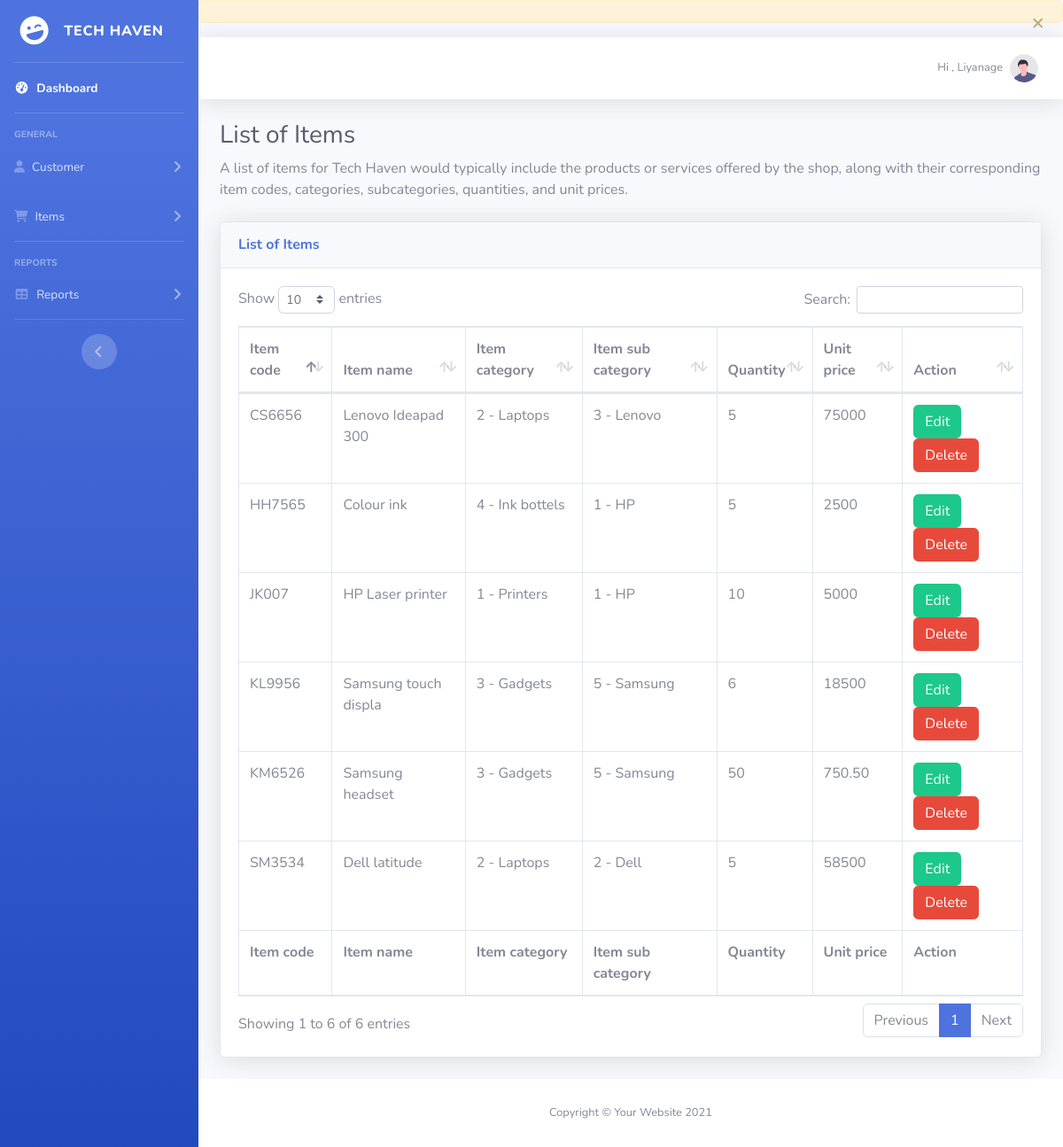
The app's page /Item_List.php (signed in) with its own data.
### tables this page shows
CREATE TABLE `users` (
  `user_id` int(2) NOT NULL,
  `username` varchar(20) NOT NULL,
  `password_hash` varchar(250) NOT NULL
);

CREATE TABLE `item` (
  `id` int(11) NOT NULL,
  `item_code` varchar(20) NOT NULL,
  `item_category` varchar(20) NOT NULL,
  `item_subcategory` varchar(20) NOT NULL,
  `item_name` varchar(20) NOT NULL,
  `quantity` varchar(20) NOT NULL,
  `unit_price` varchar(20) NOT NULL
);

CREATE TABLE `item_category` (
  `id` int(11) NOT NULL,
  `category` varchar(100) NOT NULL
);

CREATE TABLE `item_subcategory` (
  `id` int(11) NOT NULL,
  `sub_category` varchar(100) NOT NULL
);

### Item_List.php (the view, shortened to what this page needs)
<?php
require_once( 'database_conn.php' ); ?>
<!DOCTYPE html>
<html lang="en">
<head>
    <link href="vendor/fontawesome-free/css/all.min.css" rel="stylesheet" type="text/css">
    <link href="css/sb-admin-2.min.css" rel="stylesheet">
    <link href="vendor/datatables/dataTables.bootstrap4.min.css" rel="stylesheet">
    <link href="css/style.css" rel="stylesheet">
</head>
<body id="page-top">
    <div id="wrapper">
        <?php require_once('Side_bar.php'); ?>
        <div id="content-wrapper" class="d-flex flex-column">
            <div id="content">
                <?php require_once('Topbar.php'); ?>
                <div class="container-fluid">
                    <h1 class="h3 mb-2 text-gray-800">List of Items</h1>
                    <p class="mb-4">A list of items for Tech Haven would typically include the products or services offered by the shop, along with their corresponding item codes, categories, subcategories, quantities, and unit prices.</p>
                    <div class="card shadow mb-4">
                        <div class="card-header py-3">
                            <h6 class="m-0 font-weight-bold text-primary">List of Items</h6>
                        </div>
                        <div class="card-body">
                            <div class="table-responsive">
                                <table class="table table-bordered" id="dataTable" width="100%" cellspacing="0">
                                    <thead>
                                        <tr>
                                            <th>Item code</th>
                                            <th>Item name</th>
                                            <th>Item category</th>
                                            <th>Item sub category</th>
                                            <th>Quantity</th>
                                            <th>Unit price</th>
                                            <th>Action</th>
                                        </tr>
                                    </thead>
                                    <tfoot>
                                        <tr>
                                             <th>Item code</th>
                                            <th>Item name</th>
                                            <th>Item category</th>
                                            <th>Item sub category</th>
                                            <th>Quantity</th>
                                            <th>Unit price</th>
                                            <th>Action</th>
                                        </tr>
                                    </tfoot>
                                    <tbody>
                                    <?php
                                    $sql_query = "SELECT item.id AS item_id, item_code, item_name, item_category, item_subcategory, quantity, unit_price, category, sub_category
                                    FROM item
                                    JOIN item_category ON item.item_category = item_category.id
                                    JOIN item_subcategory ON item.item_subcategory = item_subcategory.id";
                                    $sql_query_result=$database_connection->query($sql_query);
                                    if ($sql_query_result->num_rows>0) {
                                        while ($data_row=$sql_query_result->fetch_assoc()) {
                                            ?>
                                        <tr>
                                            <td><?php echo $data_row['item_code']; ?></td>
                                            <td><?php echo $data_row['item_name']; ?></td>
                                            <td><?php echo $data_row['item_category']." - ".$data_row['category']; ?></td>
                                            <td><?php echo $data_row['item_subcategory']." - ".$data_row['sub_category']; ?></td>
                                            <td><?php echo $data_row['quantity']; ?></td>
                                            <td><?php echo $data_row['unit_price']; ?></td>
                                            <td>
                                                <a href="Item_Update_UI.php?item_id=<?php echo $data_row['item_id'];?>"><button
                                                        type="button" class="btn btn-success" data-toggle="button"
                                                        aria-pressed="false" autocomplete="off">
                                                        Edit
                                                    </button></a>
                                                <a
                                                    href="Item_Delete.php?item_id=<?php echo $data_row['item_id'];?>"><button
                                                        type="button" data-bs-toggle="modal"
                                                        data-bs-target="#exampleModal" class="btn btn-danger"
                                                        aria-pressed="false" autocomplete="off">
                                                        Delete
                                                    </button></a>
                                            </td>
                                        </tr>
                                        <?php
                                        }
                                    }else {
                                        header( 'location:Customers_list.php?msg=Can`t find data' );
                                    }
                                    ?>
                                    </tbody>
                                </table>
                            </div>
                        </div>
                    </div>
                </div>
            </div>
            <?php require_once('Footer.php'); ?>
        </div>
    </div>
</body>
</html>

### Topbar.php (shortened to what this page needs)
<?php
require "database_conn.php";
$user_id = $_COOKIE['user_id'];
if (isset($user_id) && $user_id !== "") {
    $sql = "SELECT * FROM users WHERE user_id = $user_id";
    $result = $database_connection->query($sql);
    if ($result) {
        if ($result->num_rows > 0) {
            $user_data = $result->fetch_assoc();
            $logged_user_name = $user_data['username'];
        } else {
            $logged_user_name = "";
        }
    } else {
        $logged_user_name = "";
        echo "Error in query: " . $database_connection->error;
    }
} else {
    exit;
}
?>
<link href="scss\_alert.scss" rel="stylesheet">
<div class="alert alert-warning alert-dismissible fade show" role="alert" tabindex="-1">
    <button type="button" class="close" data-dismiss="alert" aria-label="Close">
        <span aria-hidden="true">&times;</span>
    </button>
</div>
<nav class='navbar navbar-expand navbar-light bg-white topbar mb-4 static-top shadow'>
    <ul class='navbar-nav ml-auto'>
        <li class='nav-item dropdown no-arrow'>
            <a class='nav-link dropdown-toggle' href='#' id='userDropdown' role='button' data-toggle='dropdown'
                aria-haspopup='true' aria-expanded='false'>
                <span class='mr-2 d-none d-lg-inline text-gray-600 small'><?php echo "Hi , " . $logged_user_name;
                                                                            ?></span>
                <img class='img-profile rounded-circle' src='img/undraw_profile.svg'>
            </a>
        </li>
    </ul>
</nav>

### records on screen
users: username "Liyanage"
item: item_code "JK007", item_name "HP Laser printer", item_category "1", item_category.category "Printers", item_subcategory "1", item_subcategory.sub_category "HP", quantity "10", unit_price "5000"
item: item_code "CS6656", item_name "Lenovo Ideapad 300", item_category "2", item_category.category "Laptops", item_subcategory "3", item_subcategory.sub_category "Lenovo", quantity "5", unit_price "75000"
item: item_code "KL9956", item_name "Samsung touch displa", item_category "3", item_category.category "Gadgets", item_subcategory "5", item_subcategory.sub_category "Samsung", quantity "6", unit_price "18500"
item: item_code "HH7565", item_name "Colour ink", item_category "4", item_category.category "Ink bottels", item_subcategory "1", item_subcategory.sub_category "HP", quantity "5", unit_price "2500"
item: item_code "SM3534", item_name "Dell latitude", item_category "2", item_category.category "Laptops", item_subcategory "2", item_subcategory.sub_category "Dell", quantity "5", unit_price "58500"
item: item_code "KM6526", item_name "Samsung headset", item_category "3", item_category.category "Gadgets", item_subcategory "5", item_subcategory.sub_category "Samsung", quantity "50", unit_price "750.50"
